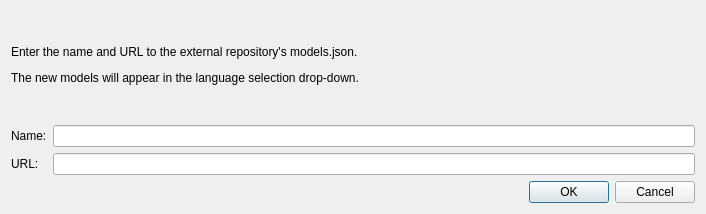
<?xml version="1.0" encoding="UTF-8"?>
<ui version="4.0">
 <class>AddNewRepoDialog</class>
 <widget class="QDialog" name="AddNewRepoDialog">
  <property name="geometry">
   <rect>
    <x>0</x>
    <y>0</y>
    <width>706</width>
    <height>214</height>
   </rect>
  </property>
  <property name="windowTitle">
   <string>Add new model</string>
  </property>
  <layout class="QGridLayout" name="gridLayout">
   <item row="0" column="0" colspan="2">
    <widget class="QLabel" name="Description">
     <property name="text">
      <string>&lt;html&gt;&lt;head/&gt;&lt;body&gt;&lt;p&gt;Enter the name and URL to the external repository's models.json.&lt;/p&gt;&lt;p&gt;The new models will appear in the language selection drop-down.&lt;/p&gt;&lt;/body&gt;&lt;/html&gt;</string>
     </property>
     <property name="wordWrap">
      <bool>true</bool>
     </property>
    </widget>
   </item>
   <item row="3" column="1">
    <widget class="QDialogButtonBox" name="buttonBox">
     <property name="minimumSize">
      <size>
       <width>0</width>
       <height>0</height>
      </size>
     </property>
     <property name="orientation">
      <enum>Qt::Horizontal</enum>
     </property>
     <property name="standardButtons">
      <set>QDialogButtonBox::Cancel|QDialogButtonBox::Ok</set>
     </property>
    </widget>
   </item>
   <item row="2" column="0">
    <widget class="QLabel" name="URLLbl">
     <property name="text">
      <string>URL:</string>
     </property>
    </widget>
   </item>
   <item row="1" column="0">
    <widget class="QLabel" name="NameLbl">
     <property name="text">
      <string>Name:</string>
     </property>
    </widget>
   </item>
   <item row="1" column="1">
    <widget class="QLineEdit" name="nameLine">
     <property name="toolTip">
      <string>&lt;html&gt;&lt;head/&gt;&lt;body&gt;&lt;p&gt;Enter the name to use for the new repository.&lt;/p&gt;&lt;/body&gt;&lt;/html&gt;</string>
     </property>
    </widget>
   </item>
   <item row="2" column="1">
    <widget class="QLineEdit" name="URLLine">
     <property name="toolTip">
      <string>&lt;html&gt;&lt;head/&gt;&lt;body&gt;&lt;p&gt;Enter the URL to the new repository.&lt;br/&gt;Usually it will have the format of &lt;span style=&quot; font-style:italic;&quot;&gt;https://some.server.com/model.json&lt;/span&gt;&lt;/p&gt;&lt;/body&gt;&lt;/html&gt;</string>
     </property>
    </widget>
   </item>
  </layout>
 </widget>
 <resources/>
 <connections>
  <connection>
   <sender>buttonBox</sender>
   <signal>accepted()</signal>
   <receiver>AddNewRepoDialog</receiver>
   <slot>accept()</slot>
   <hints>
    <hint type="sourcelabel">
     <x>248</x>
     <y>254</y>
    </hint>
    <hint type="destinationlabel">
     <x>157</x>
     <y>274</y>
    </hint>
   </hints>
  </connection>
  <connection>
   <sender>buttonBox</sender>
   <signal>rejected()</signal>
   <receiver>AddNewRepoDialog</receiver>
   <slot>reject()</slot>
   <hints>
    <hint type="sourcelabel">
     <x>316</x>
     <y>260</y>
    </hint>
    <hint type="destinationlabel">
     <x>286</x>
     <y>274</y>
    </hint>
   </hints>
  </connection>
 </connections>
</ui>
